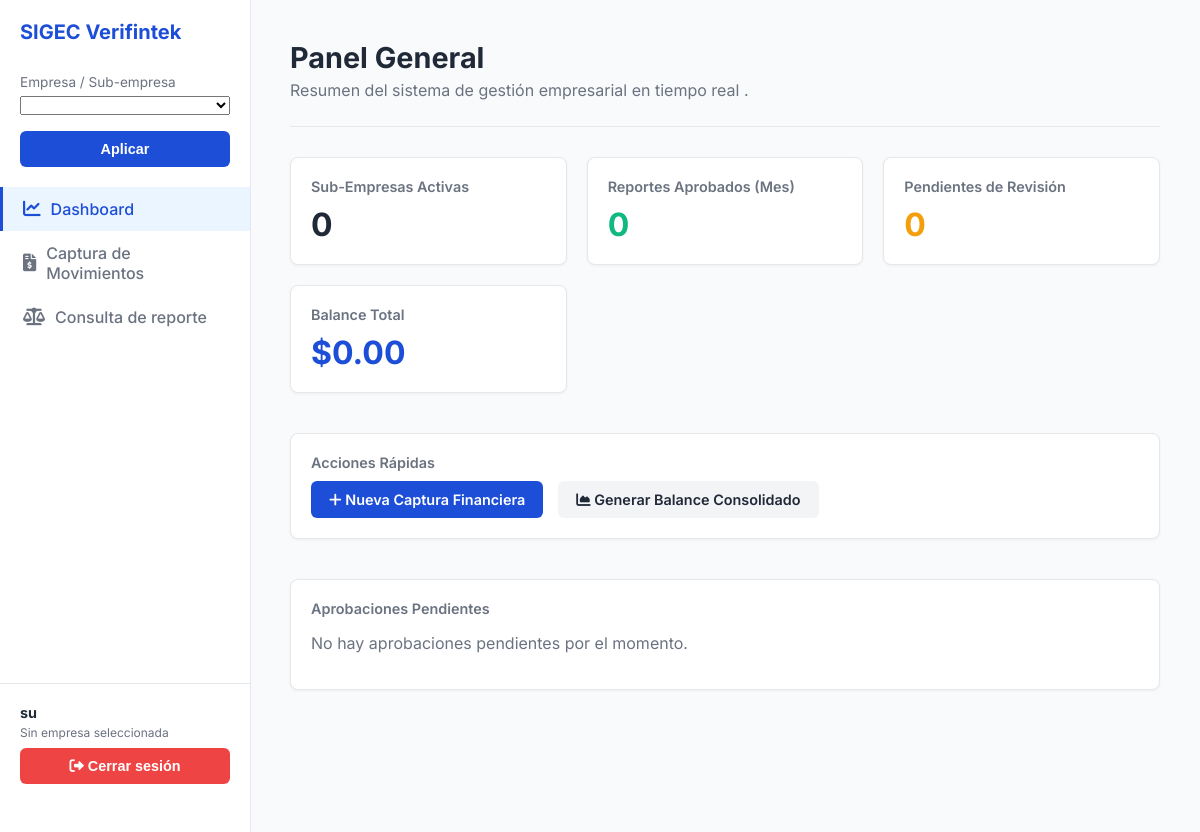
Page / (signed in) on the earlier database version.
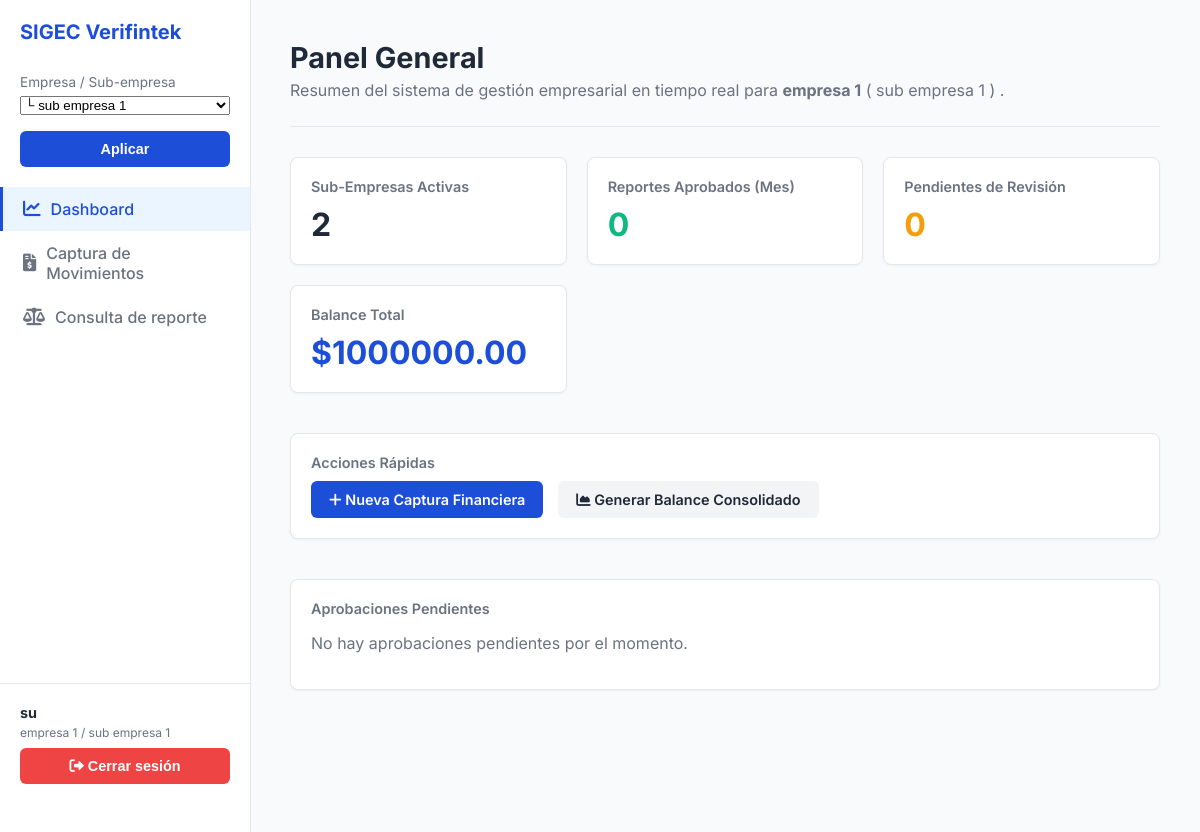
Same page on the later database version.
### core/models.py (models this page shows, shortened)
class Empresa(models.Model):
    nombre = models.CharField(max_length=255, unique=True)
    descripcion = models.TextField(blank=True)
    capital_inicial = models.DecimalField(
        max_digits=14,
        decimal_places=2,
        null=True,
        blank=True,
        help_text="Capital inicial registrado de la empresa.",
    )
    creado_en = models.DateTimeField(auto_now_add=True)
    actualizado_en = models.DateTimeField(auto_now=True)
    class Meta:
        verbose_name = "Empresa"
        verbose_name_plural = "Empresas"

class Subempresa(models.Model):
    empresa = models.ForeignKey(
        Empresa,
        on_delete=models.CASCADE,
        related_name="subempresas",
    )
    nombre = models.CharField(max_length=255)
    descripcion = models.TextField(blank=True)
    esta_activa = models.BooleanField(default=True)
    creado_en = models.DateTimeField(auto_now_add=True)
    actualizado_en = models.DateTimeField(auto_now=True)
    class Meta:
        verbose_name = "Sub-empresa"
        verbose_name_plural = "Sub-empresas"
        unique_together = ("empresa", "nombre")

### core/views.py (the view)
# urls.py: path("", views.dashboard_view, name="dashboard"),        # raíz del sitio
@login_required(login_url="core:login")
def dashboard_view(request):
    ctx = _contexto_usuario(request)
    empresa = ctx["empresa_actual"]
    subempresa = ctx["subempresa_actual"]
    if empresa is None:
        ctx["total_sub_empresas_activas"] = 0
        ctx["total_activos"] = 0
        ctx["total_pasivos"] = 0
        ctx["balance_total"] = 0
        ctx["movimientos"] = Movimiento.objects.none()
        return render(request, "core/dashboard.html", ctx)
    total_subs_activas = empresa.subempresas.filter(esta_activa=True).count()
    qs_movs = Movimiento.objects.filter(empresa=empresa)
    total_activos = qs_movs.filter(
        tipo=Movimiento.TipoMovimiento.ACTIVO
    ).aggregate(total=Sum('monto_total'))['total'] or 0
    total_pasivos = qs_movs.filter(
        tipo=Movimiento.TipoMovimiento.PASIVO
    ).aggregate(total=Sum('monto_total'))['total'] or 0
    capital_inicial = empresa.capital_inicial or 0
    balance_total = capital_inicial + total_activos - total_pasivos
    movimientos = qs_movs.order_by("-fecha_registro", "-id")[:20]
    ctx.update({
        "total_subempresas_activas": total_subs_activas,
        "total_activos": total_activos,
        "total_pasivos": total_pasivos,
        "balance_total": balance_total,
        "movimientos": movimientos,
        "total_reportes_aprobados": 0,
        "total_pendientes_revision": 0,
        "aprobaciones_pendientes": [],
    })
    return render(request, "core/dashboard.html", ctx)

### core/templates/core/dashboard.html (shortened to what this page needs)
{% extends "core/base.html" %}
{% block header %}
<h2>Panel General</h2>
<p>
    Resumen del sistema de gestión empresarial en tiempo real
    {% if empresa_actual %}
        para <strong>{{ empresa_actual.nombre }}</strong>
        {% if subempresa_actual %}( {{ subempresa_actual.nombre }} ){% endif %}
    {% endif %}.
</p>
{% endblock %}
{% block content %}
<div class="metric-grid">
    <div class="card">
        <h3>Sub-Empresas Activas</h3>
        <div class="value">
            {{ total_subempresas_activas|default:0 }}
        </div>
    </div>
    <div class="card">
        <h3>Reportes Aprobados (Mes)</h3>
        <div class="value" style="color: var(--color-accent-green);">
            {{ total_reportes_aprobados|default:0 }}
        </div>
    </div>
    <div class="card">
        <h3>Pendientes de Revisión</h3>
        <div class="value" style="color: var(--color-warning-yellow);">
            {{ total_pendientes_revision|default:0 }}
        </div>
    </div>
    <div class="card">
        <h3>Balance Total</h3>
        <div class="value" style="color: var(--color-primary-blue);">
            ${{ balance_total|default:0|floatformat:2 }}
        </div>
    </div>
</div>
<div class="card" style="margin-bottom: 40px;">
    <h3>Acciones Rápidas</h3>
    <div style="display: flex; gap: 15px; flex-wrap: wrap;">
        <a href="{% url 'core:captura' %}" class="btn btn-primary">
            <i class="fas fa-plus"></i> Nueva Captura Financiera
        </a>
        <a href="{% url 'core:balance' %}" class="btn"
           style="background-color: #F3F4F6; color: var(--color-text-dark);">
            <i class="fas fa-chart-area"></i> Generar Balance Consolidado
        </a>
    </div>
</div>
<div class="card">
    <h3>Aprobaciones Pendientes</h3>
    {% if aprobaciones_pendientes %}
        {% for rep in aprobaciones_pendientes %}
            <div class="flow-item" style="border-left-color: var(--color-accent-blue);">
                <div class="flow-details">
                    <h4>{{ rep.titulo }}</h4>
                    <p>Capturado por: {{ rep.capturado_por }}</p>
                </div>
                <span class="status-tag status-revision">
                    {{ rep.estado_legible }}
                </span>
            </div>
        {% endfor %}
    {% else %}
        <p style="color: var(--color-text-light);">
            No hay aprobaciones pendientes por el momento.
        </p>
    {% endif %}
</div>
{% endblock %}

### core/templates/core/base.html (shortened to what this page needs)
{% load static %}
<!DOCTYPE html>
<html lang="es">
<head>
    <link rel="stylesheet" href="{% static 'core/style.css' %}">
    <link rel="stylesheet"
          href="https://cdnjs.cloudflare.com/ajax/libs/font-awesome/6.0.0-beta3/css/all.min.css">
</head>
<body>
<div class="app-container">
    {% block sidebar %}
    <aside class="sidebar">
        <div class="logo-section">SIGEC Verifintek</div>
        {% if user.is_authenticated %}
        <form method="post" action="{% url 'core:cambiar_contexto' %}" style="padding: 0 20px 20px;">
            <label for="contexto_select"
                style="display:block; font-size:0.85rem; color:var(--color-text-light); margin-bottom:4px;">
                Empresa / Sub-empresa
            </label>
            <select name="contexto" id="contexto_select" style="width:100%; margin-bottom:8px;">
                {% for emp in empresas_disponibles %}
                    {% for sub in emp.subempresas.all %}
                        <option value="subempresa:{{ sub.id }}"
                            {% if subempresa_actual and sub.id == subempresa_actual.id %}selected{% endif %}>
                            └ {{ sub.nombre }}
                        </option>
                    {% endfor %}
                {% endfor %}
            </select>
            <button type="submit" class="btn btn-primary" style="margin-top:8px; width:100%;">Aplicar</button>
        </form>
        {% endif %}
        <a href="{% url 'core:dashboard' %}"
        class="nav-link {% if request.resolver_match.url_name == 'dashboard' %}active{% endif %}">
            <i class="fas fa-chart-line"></i> <span>Dashboard</span>
        </a>
        <a href="{% url 'core:captura' %}"
        class="nav-link {% if request.resolver_match.url_name == 'captura' %}active{% endif %}">
            <i class="fas fa-file-invoice-dollar"></i> <span>Captura de Movimientos</span>
        </a>
        <a href="{% url 'core:balance' %}"
        class="nav-link {% if request.resolver_match.url_name == 'balance' %}active{% endif %}">
            <i class="fas fa-balance-scale"></i> <span>Consulta de reporte</span>
        </a>
        <div class="user-profile">
            {% if request.user.is_authenticated %}
                <div style="display:flex; flex-direction:column; gap:4px;">
                    <strong>{{ request.user.get_username }}</strong>
                    {% if empresa_actual %}
                        <small>
                            {{ empresa_actual.nombre }}
                            {% if subempresa_actual %} / {{ subempresa_actual.nombre }}{% endif %}
                        </small>
                    {% else %}
                        <small>Sin empresa seleccionada</small>
                    {% endif %}
                </div>
                <form method="post" action="{% url 'core:logout' %}" style="margin-top:8px;">
                    <button type="submit"
                            class="btn"
                            style="width:100%; background-color: var(--color-danger-red); color: var(--color-white); border:none;">
                        <i class="fas fa-sign-out-alt"></i> Cerrar sesión
                    </button>
                </form>
            {% else %}
                <strong>Invitado</strong>
                <small>No autenticado</small>
            {% endif %}
        </div>
    </aside>
    {% endblock %}
    <main class="main-content">
        <div class="header-content">
            {% block header %}{% endblock %}
        </div>
        {% block content %}{% endblock %}
    </main>
</div>
</body>
</html>

Differences in the rows shown:
added Empresa: nombre "empresa 1"
added Subempresa: nombre "sub empresa 1"
Other differences:
form field contexto: (not shown) → "└ sub empresa 1"
{{ total_subempresas_activas|default:0 }}: "0" → "2"
{{ balance_total|default:0|floatformat:2 }}: "0.00" → "1000000.00"
text no longer shown: "Sin empresa seleccionada"
text now shown: "/ para ( )"
